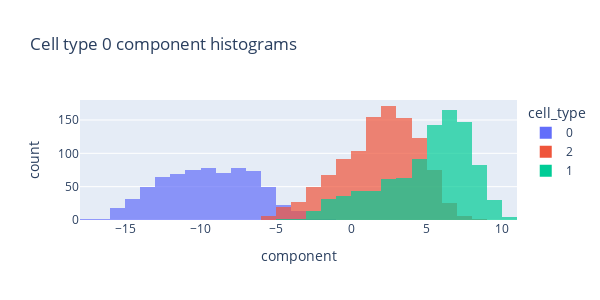

Notebook code for this chart:
### Markdown cell above
Looks like the first component nicely separates the cells in the given type from the others.
- Cell type 0 components just happen to separate all three types radially quite nicely?

Could also just plot type histograms if only the top component is important.

### Code cell
for c in range(n_cell_types):

    vals, vecs = torch.linalg.eigh(b[c])
    vals = vals.flip([0])
    vecs = vecs.flip([1])

    adata.obsm["X_Q"] = adata.X @ vecs[:, :3].numpy()  # project into component space

    hist_df = pd.DataFrame({
        "component": adata.obsm["X_Q"][:, 0],
        "cell_type": adata.obs["cell_type"]
    })
    
    fig = px.histogram(
        hist_df,
        x="component",
        color="cell_type",
        title=f"Cell type {c} component histograms",
        opacity=0.7,
        nbins=30,
        barmode="overlay",
        width=600,
        height=300,
    )
    fig.show()

### Figure 1 — Plotly figure (JSON) as saved in the notebook; plotly's stock layout.template omitted (floating-point values rounded to 4 significant figures; data arrays with more than 128 entries replaced by an {"elided": "..."} marker saying what was removed)
{"data": [{"bingroup": "x", "hovertemplate": "cell_type=0<br>component=%{x}<br>count=%{y}<extra></extra>", "legendgroup": "0", "marker": {"color": "#636efa", "opacity": 0.7, "pattern": {"shape": ""}}, "name": "0", "nbinsx": 30, "orientation": "v", "showlegend": true, "type": "histogram", "x": {"elided": "700 float values"}, "xaxis": "x", "yaxis": "y"}, {"bingroup": "x", "hovertemplate": "cell_type=2<br>component=%{x}<br>count=%{y}<extra></extra>", "legendgroup": "2", "marker": {"color": "#EF553B", "opacity": 0.7, "pattern": {"shape": ""}}, "name": "2", "nbinsx": 30, "orientation": "v", "showlegend": true, "type": "histogram", "x": {"elided": "1072 float values"}, "xaxis": "x", "yaxis": "y"}, {"bingroup": "x", "hovertemplate": "cell_type=1<br>component=%{x}<br>count=%{y}<extra></extra>", "legendgroup": "1", "marker": {"color": "#00cc96", "opacity": 0.7, "pattern": {"shape": ""}}, "name": "1", "nbinsx": 30, "orientation": "v", "showlegend": true, "type": "histogram", "x": {"elided": "958 float values"}, "xaxis": "x", "yaxis": "y"}], "layout": {"barmode": "overlay", "height": 300, "legend": {"title": {"text": "cell_type"}, "tracegroupgap": 0}, "title": {"text": "Cell type 0 component histograms"}, "width": 600, "xaxis": {"anchor": "y", "domain": [0, 1], "title": {"text": "component"}}, "yaxis": {"anchor": "x", "domain": [0, 1], "title": {"text": "count"}}}}
